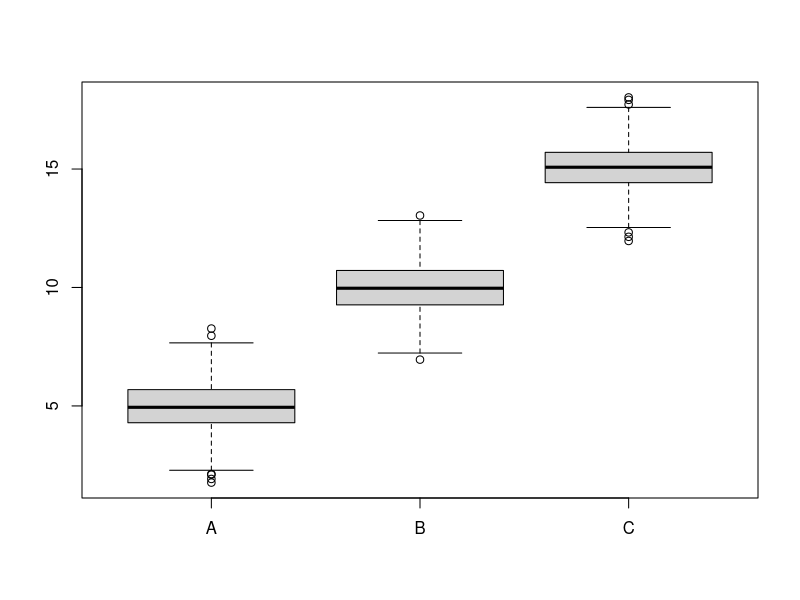
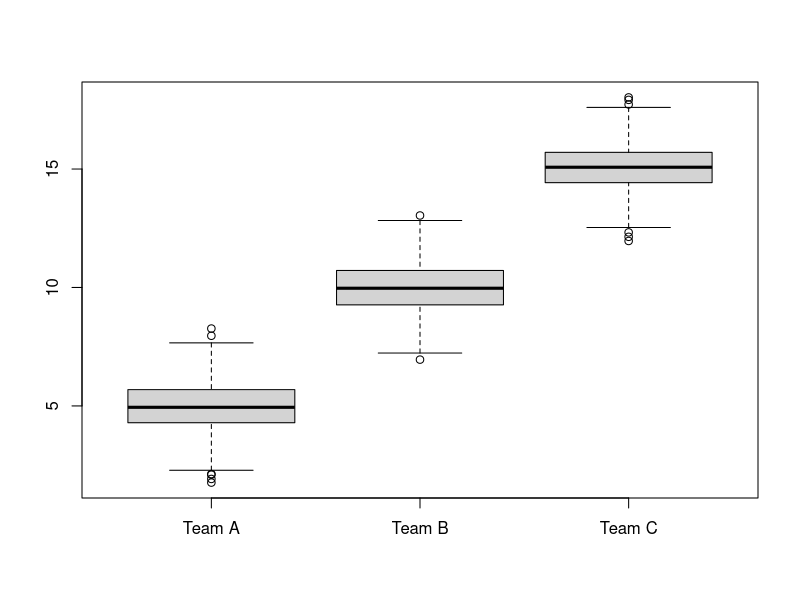
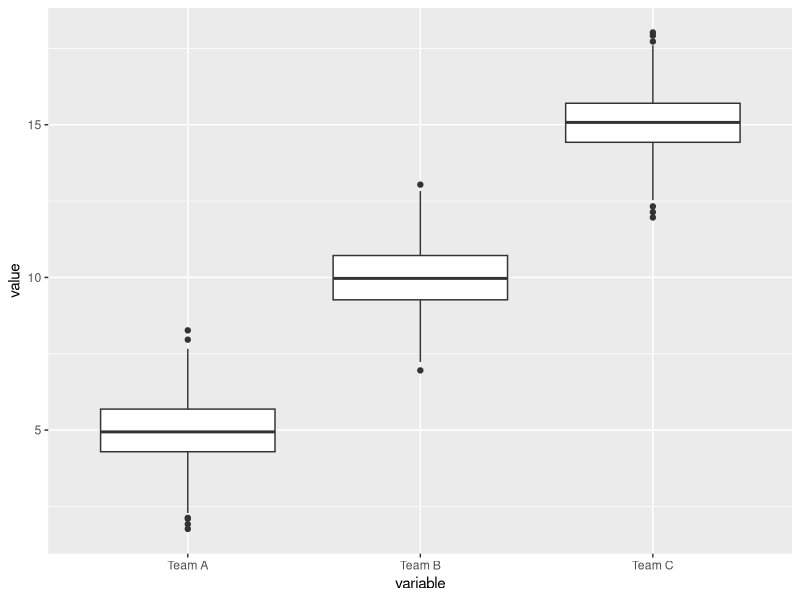

The R script that drew these images, in order:
# make this example reproducible
set.seed(0)

# create data frame
df <- data.frame(A=rnorm(1000, mean = 5),
                 B=rnorm(1000, mean = 10),
                 C=rnorm(1000, mean=15))

# view head of data frame
head(df)

# change axis labels of boxplot in Base R
# create boxplot
boxplot(df)

# create boxplots with specific x-axis names
boxplot(df, names = c("Team A", "Team B", "Team C"))

# change axis labels of boxplot in ggplot2
library(reshape2)

# reshape data frame to long format
df_long <- melt(df)

# view head of long data frame
head(df_long)

library(ggplot2)

# specify x-axis names to use
levels(df_long$variable) <- c("Team A", "Team B", "Team C")

# create box plot with specific x-axis labels
ggplot(df_long, aes(variable, value)) +
  geom_boxplot()
